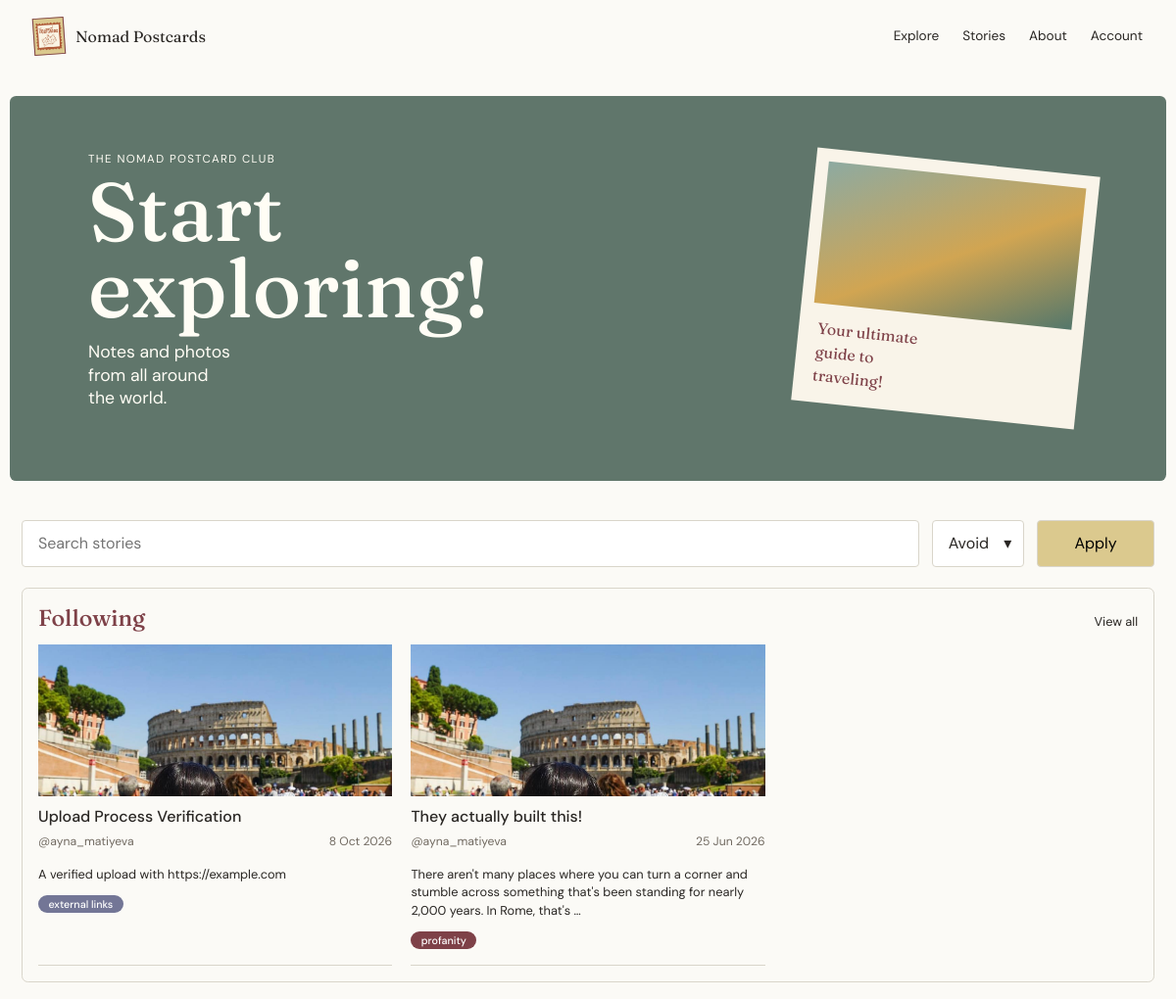
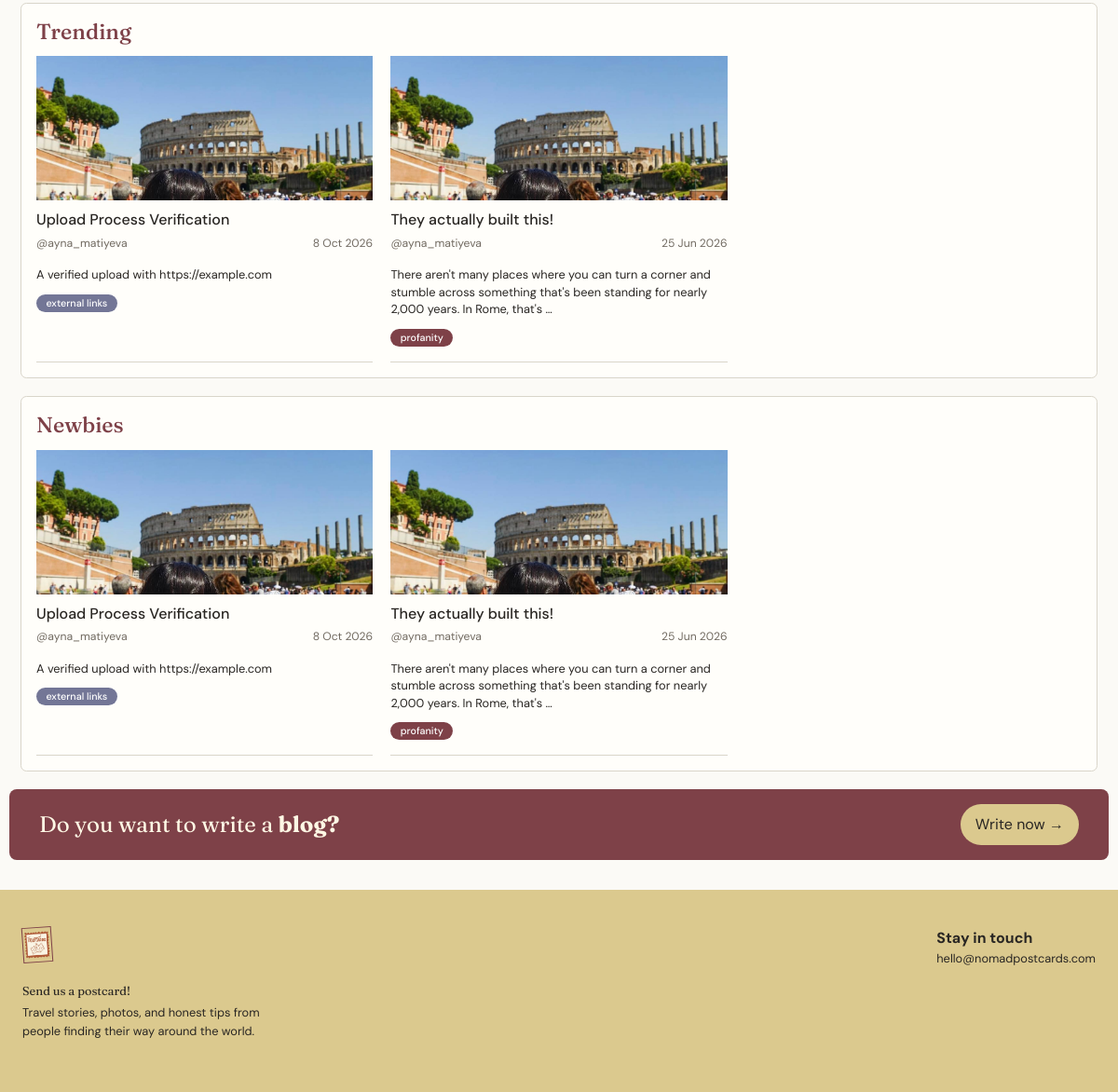
Before: / with the older database file (2 pictures, top to bottom).
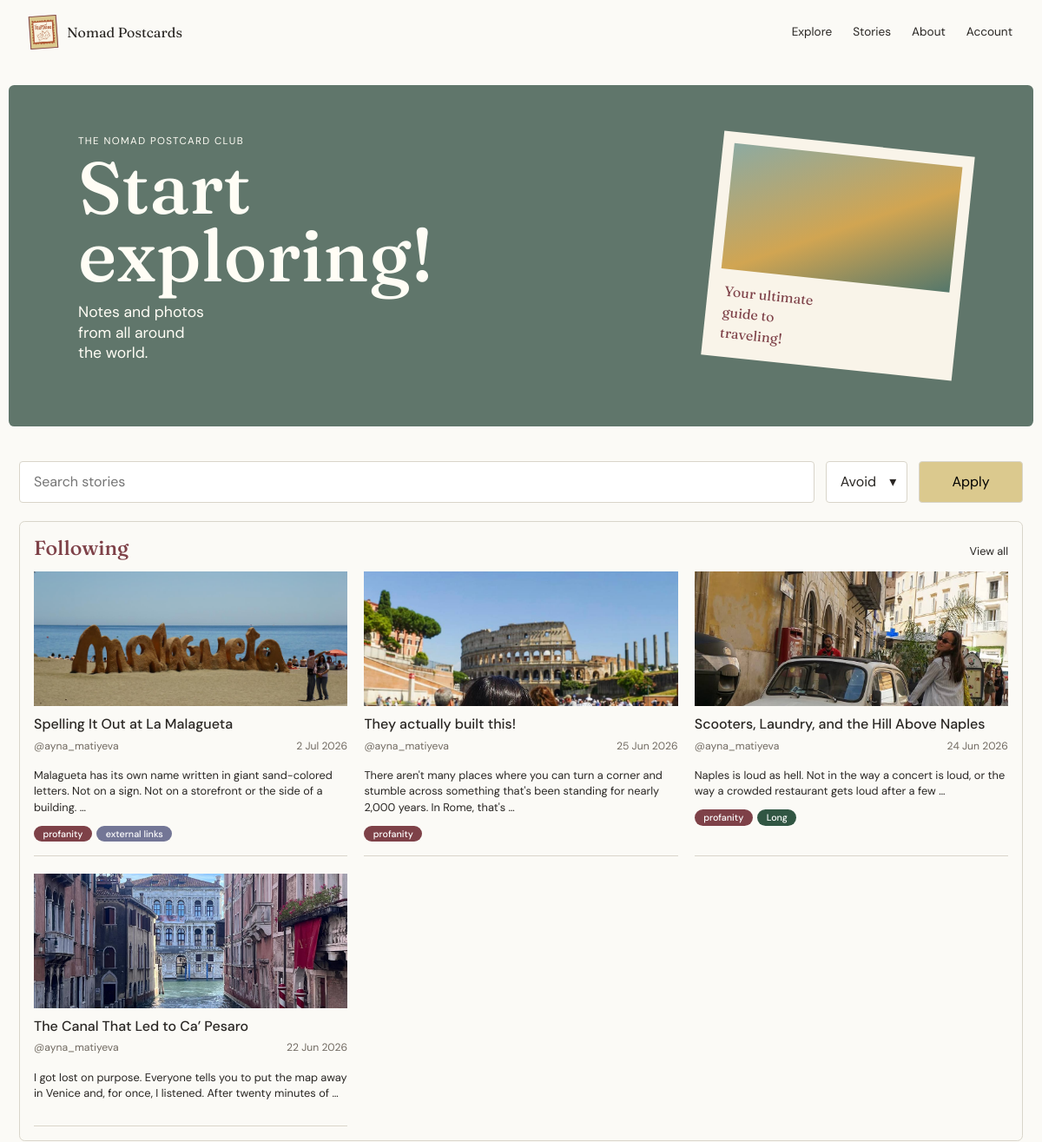
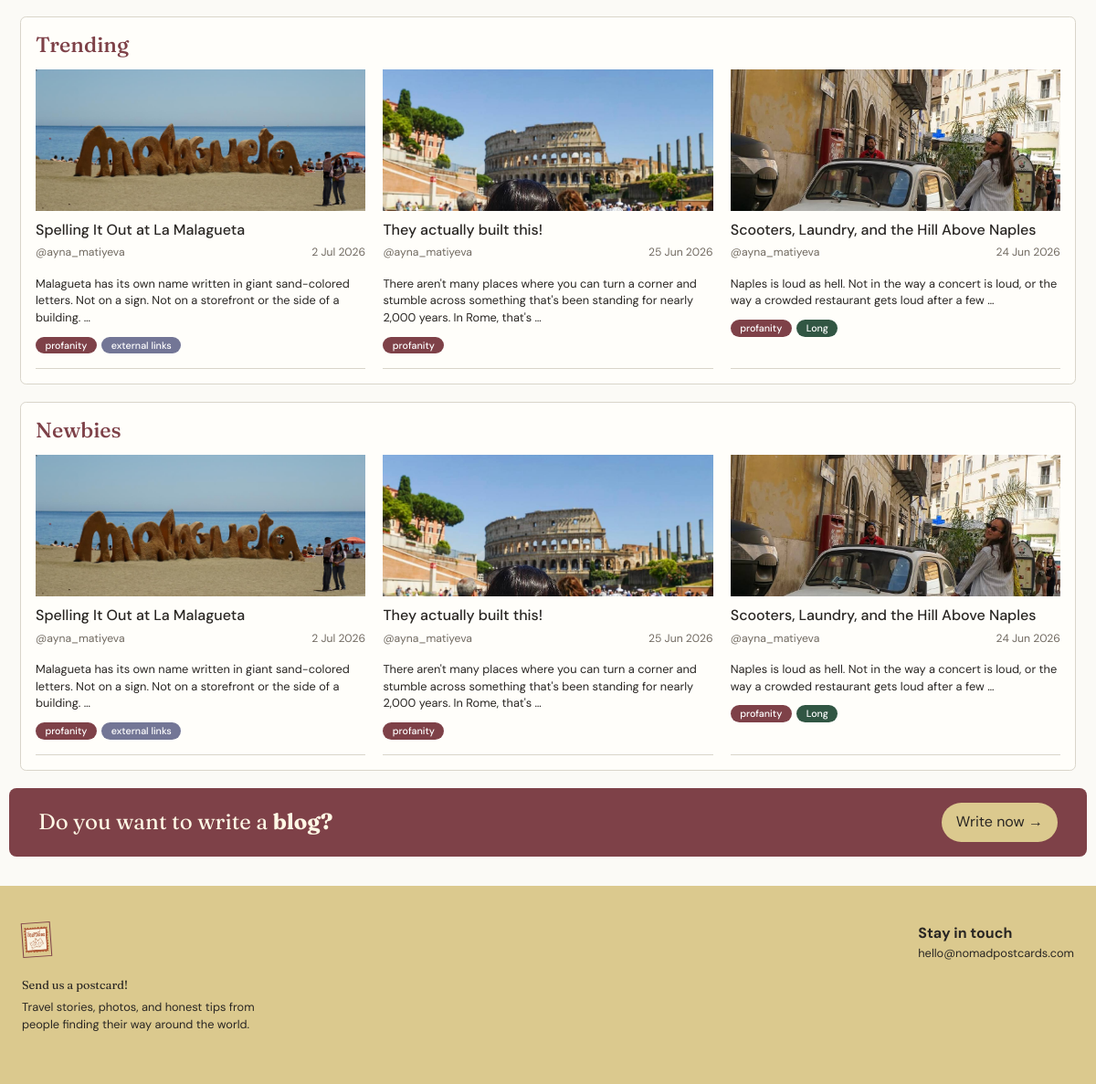
After: the same page with the newer database file (2 pictures, top to bottom).
### core/models.py (models this page shows, shortened)
class Post(models.Model):
    title = models.CharField(max_length=200)
    slug = models.SlugField(max_length=220, unique=True, blank=True)
    content = models.TextField()
    image = models.ImageField(upload_to="post_images/", blank=True, null=True)
    author = models.ForeignKey(
        settings.AUTH_USER_MODEL,
        on_delete=models.CASCADE
    )
    created_at = models.DateTimeField(default=timezone.now)
    is_hidden = models.BooleanField(default=False)
    has_explicit_langauge = models.BooleanField(default=False)
    is_long_read = models.BooleanField(default=False)
    has_external_links = models.BooleanField(default=False)
    def get_absolute_url(self):
        return reverse("core:post_detail", kwargs={"slug": self.slug})

### core/views.py (the view)
# urls.py: path("", views.HomeView.as_view(), name="home"),
class HomeView(TemplateView):
	template_name = "core/home.html"
	def get_context_data(self, **kwargs):
		context = super().get_context_data(**kwargs)
		query = self.request.GET.get("q", "").strip()
		excluded_labels = self.request.GET.getlist("exclude")
		context["posts"] = searched_posts(query, excluded_labels)[:6]
		context["search_query"] = query
		context["excluded_labels"] = excluded_labels
		return context

### core/views.py (called while the page is built)
def searched_posts(query="", excluded_labels=None):
	posts = Post.objects.filter(is_hidden=False).order_by("-created_at")
	if query:
		posts = posts.filter(
			Q(title__icontains=query)
			| Q(content__icontains=query)
			| Q(author__username__icontains=query)
		)
	label_fields = {
		"profanity": "has_explicit_langauge",
		"external-links": "has_external_links",
		"long": "is_long_read",
	}
	for label in excluded_labels or []:
		if label in label_fields:
			posts = posts.filter(**{label_fields[label]: False})
	return posts

### core/templates/core/home.html (shortened to what this page needs)
{% extends "core/base.html" %}
{% block content %}
<section class="hero container-fluid">
    <div class="hero-copy">
        <p class="eyebrow">The nomad postcard club</p>
        <h1>Start<br>exploring!</h1>
        <p>Notes and photos<br>from all around<br>the world.</p>
    </div>
    <div class="hero-postcard" aria-hidden="true">
        <div class="postcard-image"></div>
        <div class="postcard-note">Your ultimate<br>guide to<br>traveling!</div>
    </div>
</section>
<section class="container feed-section">
    <form class="feed-tools" method="get" action="{% url 'core:home' %}">
        <input id="post-search" name="q" type="search" value="{{ search_query }}" placeholder="Search stories">
        <details class="avoid-menu">
            <summary>Avoid</summary>
        </details>
        <button type="submit">Apply</button>
    </form>
    <section class="story-group">
        <div class="section-heading">
            <h2>{% if search_query %}Search results{% else %}Following{% endif %}</h2>
            <a href="{% url 'core:post_list' %}">View all</a>
        </div>
        <div class="post-grid">
            {% for post in posts %}
                {% include "core/post_card.html" with post=post %}
            {% empty %}
                <p class="empty-state">No stories yet. Add a post in the admin to begin exploring.</p>
            {% endfor %}
        </div>
    </section>
    <section class="story-group muted-group">
        <div class="section-heading"><h2>Trending</h2></div>
        <div class="post-grid post-grid-preview">
            {% for post in posts|slice:":3" %}
                {% include "core/post_card.html" with post=post %}
            {% endfor %}
        </div>
    </section>
    <section class="story-group muted-group">
        <div class="section-heading"><h2>Newbies</h2></div>
        <div class="post-grid post-grid-preview">
            {% for post in posts|slice:":3" %}
                {% include "core/post_card.html" with post=post %}
            {% endfor %}
        </div>
    </section>
</section>
<section class="write-banner container">
    <p>Do you want to write a <strong>blog?</strong></p>
    <a href="{% url 'admin:core_post_add' %}">Write now <span aria-hidden="true">→</span></a>
</section>
{% endblock %}

### core/templates/core/base.html (shortened to what this page needs)
{% load static %}
<!DOCTYPE html>
<html lang="en">
<head>
    <link href="https://cdn.jsdelivr.net/npm/bootstrap@5.3.3/dist/css/bootstrap.min.css" rel="stylesheet">
    <link rel="stylesheet" href="{% static 'core/css/style.css' %}">
</head>
<body>
    <header class="site-header">
        <a class="brand" href="{% url 'core:home' %}">
            <span class="brand-mark"><img src="{% static 'core/images/nomadLogo.png' %}" alt="Nomad Postcards"></span>
            <span>Nomad Postcards</span>
        </a>
        <nav class="site-nav" aria-label="Main navigation">
            <a href="{% url 'core:home' %}">Explore</a>
            <a href="{% url 'core:post_list' %}">Stories</a>
            <a href="#contact">About</a>
            <a href="{% url 'core:create_post' %}">Account</a>
        </nav>
    </header>
    <main>
        {% block content %}{% endblock %}
    </main>
    <footer id="contact" class="site-footer">
        <div>
            <span class="footer-stamp"><img src="{% static 'core/images/nomadLogo.png' %}" alt="Nomad Postcards"></span>
            <p class="footer-label">Send us a postcard!</p>
            <p>Travel stories, photos, and honest tips from people finding their way around the world.</p>
        </div>
        <div class="footer-contact">
            <strong>Stay in touch</strong>
            <p>hello@nomadpostcards.com</p>
        </div>
    </footer>
</body>
</html>

### core/templates/core/post_card.html
<article class="post-card">
    <a class="post-card-image" href="{{ post.get_absolute_url }}" aria-label="Read {{ post.title }}">
        {% if post.image %}
            <img src="{{ post.image.url }}" alt="{{ post.title }}">
        {% else %}
            <span class="image-placeholder">{{ post.title|slice:":1" }}</span>
        {% endif %}
    </a>
    <div class="post-card-body">
        <h3><a href="{{ post.get_absolute_url }}">{{ post.title }}</a></h3>
        <p class="post-meta">@{{ post.author.username }} <span>{{ post.created_at|date:"j M Y" }}</span></p>
        <p class="post-excerpt">{{ post.content|truncatewords:24 }}</p>
        <div class="badges">
            {% if post.has_explicit_langauge %}<span class="badge badge-red">profanity</span>{% endif %}
            {% if post.is_long_read %}<span class="badge badge-green">Long</span>{% endif %}
            {% if post.has_external_links %}<span class="badge badge-blue">external links</span>{% endif %}
        </div>
    </div>
</article>

Changed rows visible on the page:
no longer on this page (row edited): Post: image (picture), title "Upload Process Verification", author.username "ayna_matiyeva", created_at "8 Oct 2026", content "A verified upload with https://example.com", has_external_links "external links"
added Post: image (picture), title "Spelling It Out at La Malagueta", author.username "ayna_matiyeva", created_at "2 Jul 2026", content "Malagueta has its own name written in giant sand-colored letters. Not on a sign. Not on a storefront or the side of a building. …", has_explicit_langauge "profanity", has_external_links "external links"
added Post: image (picture), title "Scooters, Laundry, and the Hill Above Naples", author.username "ayna_matiyeva", created_at "24 Jun 2026", content "Naples is loud as hell. Not in the way a concert is loud, or the way a crowded restaurant gets loud after a few …", has_explicit_langauge "profanity", is_long_read "Long"
added Post: image (picture), title "The Canal That Led to Ca’ Pesaro", author.username "ayna_matiyeva", created_at "22 Jun 2026", content "I got lost on purpose. Everyone tells you to put the map away in Venice and, for once, I listened. After twenty minutes of …", shown under "Following"
